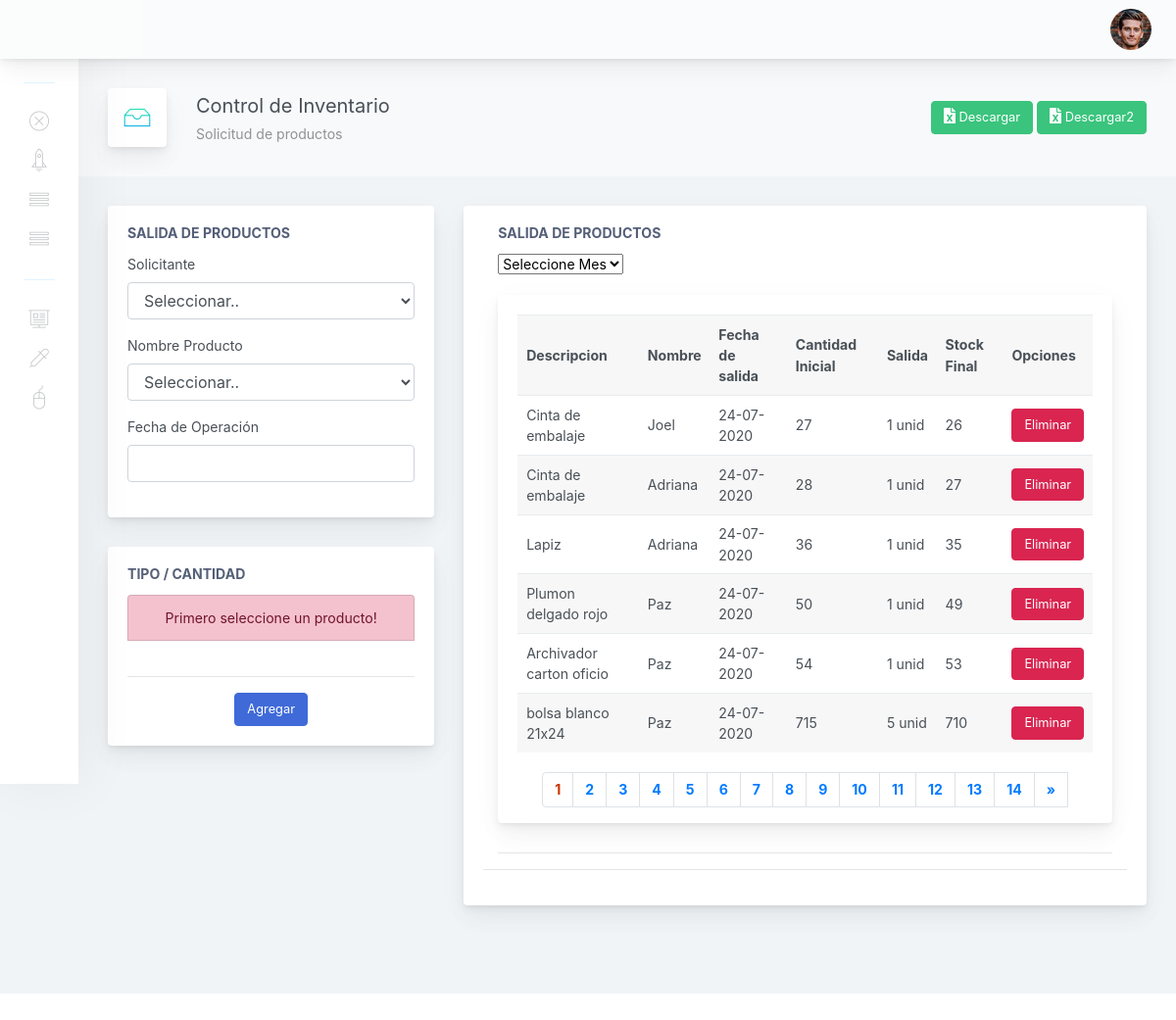
The app's page /desboard/index.php (signed in) with its own data.
### tables this page shows
CREATE TABLE `productos` (
  `id_prod` int(6) NOT NULL,
  `cod_prod` varchar(6) NOT NULL,
  `descripcion` varchar(60) NOT NULL,
  `cant_inicial` int(11) NOT NULL
);

CREATE TABLE `empleados` (
  `id_emp` int(6) NOT NULL,
  `nom_emp` varchar(30) NOT NULL,
  `ape_emp` varchar(60) NOT NULL
);

CREATE TABLE `salidas` (
  `id_salida` int(10) NOT NULL,
  `id_emp` int(6) NOT NULL,
  `cod_prod` varchar(6) NOT NULL,
  `fecha_salida` varchar(250) NOT NULL,
  `cantidad_inicial` int(11) NOT NULL,
  `salida` int(6) NOT NULL,
  `stock_final` int(11) NOT NULL
);

### desboard/index.php (the view, shortened to what this page needs)
<?php
include ("../controladores/init.php");
 $registros0= mysqli_query($mysqli,"select id_salida from salidas order by id_salida desc limit 80
");
$total_registros= mysqli_num_rows($registros0);
$pagina= isset($_GET['pagina']) ? (int)$_GET['pagina']:1;
$postPorPagina=6;
$inicio=($pagina>1) ? ($pagina*$postPorPagina)-$postPorPagina : 0;
$totalpaginas= ceil($total_registros/$postPorPagina);
$productos_salidas = "SELECT p.id_prod,p.cod_prod,p.descripcion,e.nom_emp,s.fecha_salida,s.id_salida,s.cantidad_inicial,s.salida as 'Salida',s.stock_final as 'Stock Total' from productos p INNER JOIN salidas s on(s.cod_prod=p.cod_prod) INNER JOIN empleados e on(s.id_emp=e.id_emp) WHERE s.cod_prod=p.cod_prod ORDER BY s.id_salida desc,s.fecha_salida desc
 LIMIT $inicio,$postPorPagina
";
 $mostrar_salida = mysqli_query($mysqli,$productos_salidas);
if(isset($_SESSION['logueado']) != "TRUE") {
	header("Location: http://localhost/ControlInventario/");
	}
 else {
 ?>
<!doctype html>
<html lang="en">
<head>
<link rel="stylesheet" href="https://cdnjs.cloudflare.com/ajax/libs/font-awesome/4.7.0/css/font-awesome.min.css">
 <link href="./main.css" rel="stylesheet">
  <link rel="stylesheet" href="../css/jquery-ui.min.css"/>
 </head>
<body>
    <div class="app-container app-theme-white body-tabs-shadow fixed-sidebar fixed-header">
        <div class="app-header header-shadow">
            <div class="app-header__logo">
                <div class="logo-src"></div>
            </div>
                <div class="app-header__content">
                <div class="app-header-right">
                    <div class="header-btn-lg pr-0">
                        <div class="widget-content p-0">
                            <div class="widget-content-wrapper">
                                <div class="widget-content-left">
                                    <div class="btn-group">
                                        <a data-toggle="dropdown" aria-haspopup="true" aria-expanded="false" class="p-0 btn">
                                            <img width="42" class="rounded-circle" src="assets/images/avatars/2.jpg" alt="">
                                        </a>
                                    </div>
                                </div>
                            </div>
                        </div>
                    </div>
                    </div>
            </div>
        </div>
        <div class="app-main">
                <div class="app-sidebar sidebar-shadow">
                        <div class="scrollbar-sidebar">
                        <div class="app-sidebar__inner">
                            <ul class="vertical-nav-menu">
                                <li class="app-sidebar__heading">Panel</li>
                                <li>
                                    <a href="<?=base_url?>desboard/index.php">
                                        <i class="metismenu-icon pe-7s-close-circle
"></i>
                                    </a>
                                </li>
                                 <li>
                                    <a href="<?=base_url?>desboard/entrada.php">
                                        <i class="metismenu-icon pe-7s-rocket"></i>
                                    </a>
                                </li>
                                <li>
                                    <a href="<?=base_url?>desboard/listaproductos.php">
                                        <i class="metismenu-icon pe-7s-menu
"></i>
                                    </a>
                                </li>
                                <li>
                                    <a href="<?=base_url?>desboard/agregarproductos.php">
                                        <i class="metismenu-icon pe-7s-menu
"></i>
                                    </a>
                                </li>
                                <li class="app-sidebar__heading">Panel de Usuarios</li>
                                <li>
                                    <a href="#">
                                        <i class="metismenu-icon pe-7s-display2"></i>
                                    </a>
                                </li>
                                <li>
                                    <a href="AgregarUsuario.php">
                                        <i class="metismenu-icon pe-7s-eyedropper"></i>
                                    </a>
                                </li>
                                <li>
                                    <a href="tables-regular.html">
                                        <i class="metismenu-icon pe-7s-mouse"></i>
                                    </a>
                                </li>
                            </ul>
                        </div>
                    </div>
                </div>
                <div class="app-main__outer">
                    <div class="app-main__inner">
                        <div class="app-page-title">
                            <div class="page-title-wrapper">
                                <div class="page-title-heading">
                                    <div class="page-title-icon">
                                        <i class="pe-7s-drawer icon-gradient bg-happy-itmeo">
                                        </i>
                                    </div>
                                    <div>Control de Inventario
                                        <div class="page-title-subheading">Solicitud de productos
                                        </div>
                                    </div>
                                </div>
                                <div class="page-title-actions">
                                    <div class="d-inline-block dropdown">
                                        <a href="../controladores/exportar.php" class="btn-shadow btn btn-success">
                                           <i class="fa fa-file-excel-o" style="font-size:16px;color:white"></i>
                                            Descargar
                                        </a>
                                        <a href="../controladores/exportar3.php" class="btn-shadow btn btn-success">
                                           <i class="fa fa-file-excel-o" style="font-size:16px;color:white"></i>
                                            Descargar2
                                        </a>
                                    </div>
                                </div>    </div>
                        </div>
                        <div class="tab-content">
                            <div class="tab-pane tabs-animation fade show active" id="tab-content-0" role="tabpanel">
                                <div class="row">
                                    <div class="col-md-4">
                                        <div class="main-card mb-3 card">
                                            <div class="card-body"><h5 class="card-title">Salida de Productos</h5>
                                                <form method="post" onsubmit="">
                                                    <div class="position-relative form-group"><label>Solicitante</label><select id='soli' class="form-control" required="true">
                                                        <option disabled="disabled" selected="selected" value="0">Seleccionar..</option>
                                                    </select></div>
                                                    <div class="position-relative form-group"><label for="SelectProd" class="">Nombre Producto</label><select name="SelectProd" id="SelectProd" onchange="selectProd();" class="form-control" require>
                                                        <option disabled="disabled" selected="selected" value="00">Seleccionar..</option>
                                                    </select></div>
                                                  <div class="position-relative form-group">
                                                      <label>Fecha de Operación</label>
                                                <input  type="text" class="form-control" id="txtfecha" name="txtfecha">
                                                  </div>
                                                </form>
                                            </div>
                                        </div>
                                        <div class="main-card mb-3 card">
                                            <div class="card-body"><h5 class="card-title">Tipo / Cantidad</h5>
                                              <div id="respuesta1" name="respuesta1">
                                                   <li class="list-group-item-danger text-center list-group-item">Primero seleccione un producto!</li>
                                              <br>
                                              </div>
                                       <hr>
                                           <center> <button class="btn btn-primary" id="btnAgregar" onclick="AgregarProducto()">Agregar</button></center>
                                            </div>
                                        </div>
                                    </div>
                                    <div class="col-md-8">
                                         <div class="alert alert-success alert-dismissible ocultar" id="exito" role="alert" >
                                               <p class="centrar"><strong>El producto se ha añadido correctamente.</p>
                                           </div>
                                        <div class="main-card mb-3 card">
                                                   <div class="card-body"><div class="col-md-6"><h5 class="card-title">Salida de Productos</h5></div><div class="d-inline-block dropdown col-md-6"><select id="filtro_fecha" name="filtro_fecha" oncchange="filtrar()"><option value="0">Seleccione Mes</option>
                                                   </select></div>
                                               <div class="col-lg-12">
                                                   <div id="respuesta5">
                                           <div class="main-card mb-3 card">
                                    <div class="card-body">
                                         <table class="mb-0 table table-striped" id="tablasalida">
    <tr>
        <th>Descripcion</th>
        <th>Nombre</th>
        <th>Fecha de salida</th>
        <th>Cantidad Inicial</th>
        <th>Salida</th>
        <th>Stock Final</th>
        <th>Opciones</th>
    </tr>
  <?php while($row = mysqli_fetch_array($mostrar_salida)) { ?>
    <tr class="active" id="<?php echo $row['id_salida'];?>" style="font-weight: normal;">
        <td><?php echo utf8_encode($row['descripcion']); ?></td>
        <td><?php echo utf8_encode($row['nom_emp']); ?></td>
         <td><?php echo $row['fecha_salida']; ?></td>
        <td><?php echo $row['cantidad_inicial']; ?></td>
        <td><?php if($row['descripcion']=='Grapas 26/6 A4 (barras)'){ echo $row['Salida'] .' barras';}
            else if($row['descripcion']=='Papel lustre (pliegos)'){ echo $row['Salida'] .' pliegos';}
            else{echo $row['Salida'] .' unid';};?></td>
         <td><?php echo $row['Stock Total']; ?></td>
        <td>
            <a onclick="eliminar('<?php echo $row['cod_prod'];?>','<?php echo $row['id_salida'];?>','<?php echo $row['Salida'];?>','<?php echo $row['Stock Total'];?>')"><button type="button" class="btn btn-danger" name="eliminar">Eliminar</button></a>
        </td>
    </tr>
    <?php } ?>
    </table>
     </div>
     <div style="text-align:center;margin-top:30px;margin: auto; ">
                                        <nav>
                                            <ul class="pagination">
                                                <?php
                                                  if ($totalpaginas > 1) {
                                                        for ($i=1;$i<=$totalpaginas;$i++) {
                                                            if ($pagina == $i)
                                                                echo '<li><a href="#"><div style="color:#C30;">'.$pagina.'</div></a></li>';
                                                            else
                                                                echo ' <li><a href="index.php?pagina='.$i.'">'.$i.'</a></li> ';
                                                        }
                                                        if ($pagina != $totalpaginas)
                                                            echo '<li><a href="index.php?pagina='.($pagina+1).'" aria-label="Next"><span aria-hidden="true">»</span>
                                                                             </a>
                                                                      </li>';
                                                    }
                                                ?>
                                            </ul>
                                        </nav>
                                    </div>
       </div>
                                                   </div>
                                <hr>
                            </div>
                                                <hr>
                                            </div>
                                        </div>
                                    </div>
                                </div>
                            </div>
                        </div>
                    </div>
                    <div class="app-wrapper-footer">
                        <div class="app-footer">
                        </div>
                    </div>    </div>
        </div>
    </div>
</body>
</html>
<?php } ?>

### desboard/index.php (style rules this page uses)
.ocultar { display: none; }

### records on screen
productos: descripcion "Cinta de embalaje", empleados.nom_emp "Joel", salidas.fecha_salida "24-07-2020", salidas.cantidad_inicial "27", salidas.salida "1", salidas.stock_final "26", empleados.nom_emp "Adriana", salidas.cantidad_inicial "28", salidas.stock_final "27"
productos: descripcion "Lapiz", empleados.nom_emp "Adriana", salidas.fecha_salida "24-07-2020", salidas.cantidad_inicial "36", salidas.salida "1", salidas.stock_final "35"
productos: descripcion "Plumon delgado rojo", empleados.nom_emp "Paz", salidas.fecha_salida "24-07-2020", salidas.cantidad_inicial "50", salidas.salida "1", salidas.stock_final "49"
productos: descripcion "Archivador carton oficio", empleados.nom_emp "Paz", salidas.fecha_salida "24-07-2020", salidas.cantidad_inicial "54", salidas.salida "1", salidas.stock_final "53"
productos: descripcion "bolsa blanco 21x24", empleados.nom_emp "Paz", salidas.fecha_salida "24-07-2020", salidas.cantidad_inicial "715", salidas.salida "5", salidas.stock_final "710"
